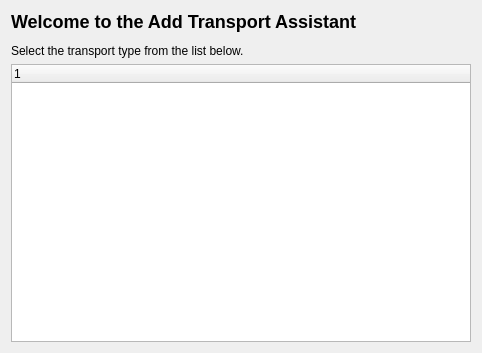
<?xml version="1.0" encoding="UTF-8"?>
<ui version="4.0">
 <class>AddTransportAssistantTypePage</class>
 <widget class="QWidget" name="AddTransportAssistantTypePage">
  <property name="geometry">
   <rect>
    <x>0</x>
    <y>0</y>
    <width>482</width>
    <height>353</height>
   </rect>
  </property>
  <property name="minimumSize">
   <size>
    <width>0</width>
    <height>0</height>
   </size>
  </property>
  <property name="windowTitle">
   <string>Step One: Select Transport Type</string>
  </property>
  <layout class="QVBoxLayout">
   <item>
    <widget class="QLabel" name="m_header">
     <property name="sizePolicy">
      <sizepolicy hsizetype="Preferred" vsizetype="Preferred">
       <horstretch>0</horstretch>
       <verstretch>0</verstretch>
      </sizepolicy>
     </property>
     <property name="text">
      <string>&lt;h2&gt;Welcome to the Add Transport Assistant&lt;/h2&gt;
&lt;p&gt;Select the transport type from the list below.&lt;/p&gt;</string>
     </property>
     <property name="alignment">
      <set>Qt::AlignLeading|Qt::AlignLeft|Qt::AlignTop</set>
     </property>
     <property name="wordWrap">
      <bool>true</bool>
     </property>
    </widget>
   </item>
   <item>
    <widget class="QTreeWidget" name="typeListView">
     <property name="alternatingRowColors">
      <bool>true</bool>
     </property>
     <property name="rootIsDecorated">
      <bool>false</bool>
     </property>
     <column>
      <property name="text">
       <string>1</string>
      </property>
     </column>
    </widget>
   </item>
  </layout>
 </widget>
 <resources/>
 <connections/>
</ui>
